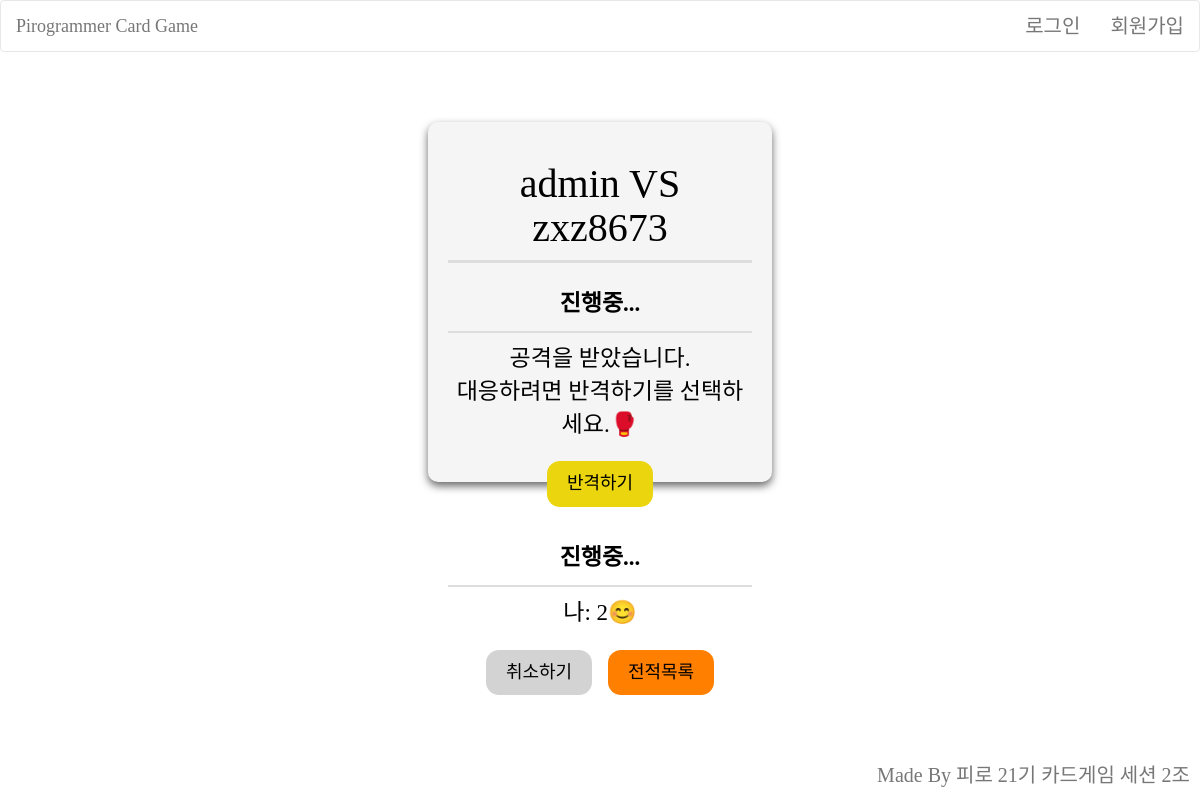
Page /game/12/ on the committed database.
### apps/game/models.py (models this page shows, shortened)
class Game(models.Model):
    attacker = models.ForeignKey(settings.AUTH_USER_MODEL, related_name='attacks', on_delete=models.CASCADE)
    defender = models.ForeignKey(settings.AUTH_USER_MODEL, related_name='defenses', on_delete=models.CASCADE)
    attacker_card = models.IntegerField(null=True)
    defender_card = models.IntegerField(null=True)
    attacker_score = models.IntegerField(default=0) # 공격자 게임 점수 추가
    defender_score = models.IntegerField(default=0) # 수비자 게임 점수 추가
    STATUS_CHOICES = [
        ('PENDING', '반격 대기'),
        ('ONGOING', '게임 진행 중'),
        ('FINISHED', '게임 종료'),
        ('CANCELLED', '취소')
    ]
    WIN_CONDITION_CHOICES = [
        ('HIGH', 'Higher number wins'),
        ('LOW', 'Lower number wins'),
    ]
    RESULT_CHOICES = [
        ('ATTACKER_WIN', 'Attacker Win'),
        ('DEFENDER_WIN', 'Defender Win'),
        ('DRAW', 'Draw'),
    ]
    win_condition = models.CharField(max_length=4, choices=WIN_CONDITION_CHOICES, null=True)
    status = models.CharField(max_length=10, choices=STATUS_CHOICES, default='PENDING')
    result = models.CharField(max_length=20, choices=RESULT_CHOICES, null=True, blank=True)

### apps/accounts/models.py (models this page shows, shortened)
class CustomUser(AbstractUser):
    score = models.IntegerField(default=0)

### apps/game/views.py (the view, shortened to what this page needs)
# urls.py: path('game/<int:pk>/', game_detail, name='game_detail'),
def game_detail(request, pk):
    game=Game.objects.get(id=pk)
    ctx={
        'game':game,
        'result_text':'',
        'user_win':None,
    }
    if game.status=='ONGOING':
        ctx['buttons']=['전적목록']
    elif game.status=='PENDING':
        ctx['result_text']='진행중...'
        ctx['buttons']=['전적목록']
    return render(request, 'detail.html', ctx)

### templates/detail.html (shortened to what this page needs)
{% extends 'base.html' %}
{% load static %}
{% block content %}
<div class="game-detail-container detail-content-font" style="height:45vh;">
    <h2>{{game.attacker.username}} VS {{game.defender.username}}</h2>
    {% if game.status == 'ONGOING' %}
        <p class="result-text">{{result_text}}</p>
        <p>나: {{game.attacker_card}}😊</p>
    {% elif game.status == 'PENDING' %}
        {% if request.user != game.attacker %}
            <p class="result-text">{{result_text}}</p>
            <p>공격을 받았습니다.<br>대응하려면 반격하기를 선택하세요.🥊</p>
            <a class="button-counter_attack" style="background-color: rgb(235, 213, 14);" href="{% url 'game:counter_attack' game.id %}">반격하기</a>
        {% endif %}
        {% if request.user != game.defender %}
            <p class="result-text">{{result_text}}</p>
            <p>나: {{game.attacker_card}}😊<p>
                <a class="button-cancel" style="background-color: lightgrey;" href="{% url 'game:cancel_game' game.id %}">취소하기</a>
        {% endif %}
    {% elif game.status == 'CANCELLED' %}
        <p class="result-text">종료된 게임!✖️</p>
        <a class="button" href="{% url 'game:game_history' %}">전적목록</a>
    {% endif %}
    {% if game.status == 'PENDING' and request.user == game.defender %}
        <a class="button" href="{% url 'game:game_history' %}">전적목록</a>
    {% else %}
        {% for button in buttons %}
            {% if button == '게임취소' %}
                <form action="{% url 'game:cancel_game' game.id %}" method="post" style="display:inline;">
                    {% csrf_token %}
                    <button class="button" type="submit">{{ button }}</button>
                </form>
            {% elif button == '대응하기' %}
                <a class="button" href="{% url 'game:counter_attack' game.id %}">{{ button }}</a>
            {% elif button == '전적목록' %}
                <a class="button" href="{% url 'game:game_history' %}">{{ button }}</a>
            {% endif %}
        {% endfor %}
    {% endif %}
</div>
{% endblock %}

### static/css/style.css (style rules this page uses)
body { background-image: url('/static/css/images/background.png'); background-size: cover; background-repeat: no-repeat; background-attachment: fixed; background-position: center; font-family: 'HSSaemaul-Regular' }

### static/css/minsu_style.css (style rules this page uses)
* { font-family: 'HSSaemaul-Regular'; font-size: 2rem; }
body { background-image: url('../images/game3.png'); background-size: cover; background-position: center center; background-repeat: no-repeat; background-attachment: fixed; margin: 0; padding-bottom: 60px; box-sizing: border-box; position: relative; }

### static/css/sihwan_style.css (style rules this page uses)
body, html { height: 100%; margin: 0; font-family: 'Arial', sans-serif; }

### static/css/style_hwahyeon.css (style rules this page uses)
.game-detail-container { width: 43vh; height: 40vh; margin: 50px auto; padding: 20px; background-color: #f5f5f5; border-radius: 10px; box-shadow: 0 4px 8px rgba(0, 0, 0, 0.6); font-family: Arial, sans-serif; color: black; text-align: center; font-family: 'HSSaemaul-Regular'; }
.game-detail-container h2 { color: black; border-bottom: 3px solid #ddd; padding-bottom: 10px; text-align: center; font-size: 40px; }
.game-detail-container p { color: black; font-size:23px; }
.game-detail-container .result-text { font-weight: bold; font-size: 23px; margin-top: 25px; }
.result-text, .card-num { border-bottom: 2px solid #ddd; padding-bottom: 10px; }
.button, .button-counter_attack, .button-cancel { display: inline-block; padding: 10px 20px; margin: 10px 5px; text-decoration: none; color: black; border-radius: 13px; font-size: 18px; background-color: #FF7F00; }

### rows in the picture
Game: attacker.username "admin", defender.username "zxz8673", attacker_card "2"

### other values in the picture
{{ result_text }} "진행중..."
{{ button }} "전적목록"
